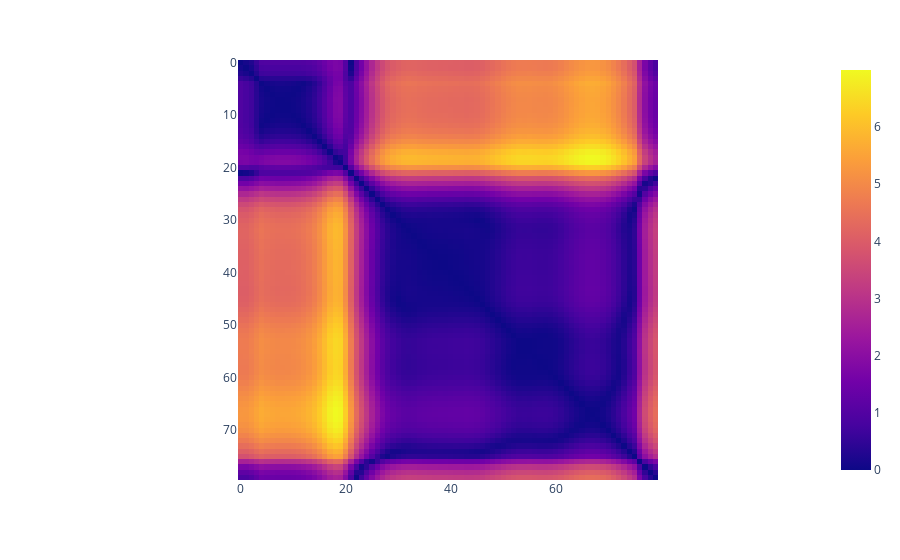

Write notebook code for a chart like this one.
### Code cell
fig = px.imshow(D)
fig.show()
fig.write_html("./HEAT.html")

### Figure 1 — Plotly figure (JSON) as saved in the notebook; plotly's stock layout.template omitted (floating-point values rounded to 4 significant figures; data arrays with more than 128 entries replaced by an {"elided": "..."} marker saying what was removed)
{"data": [{"coloraxis": "coloraxis", "type": "heatmap", "z": {"elided": "80x80 float values"}}], "layout": {"coloraxis": {"colorscale": [[0, "#0d0887"], [0.1111, "#46039f"], [0.2222, "#7201a8"], [0.3333, "#9c179e"], [0.4444, "#bd3786"], [0.5556, "#d8576b"], [0.6667, "#ed7953"], [0.7778, "#fb9f3a"], [0.8889, "#fdca26"], [1, "#f0f921"]]}, "margin": {"t": 60}, "xaxis": {"constrain": "domain", "scaleanchor": "y"}, "yaxis": {"autorange": "reversed", "constrain": "domain"}}}
